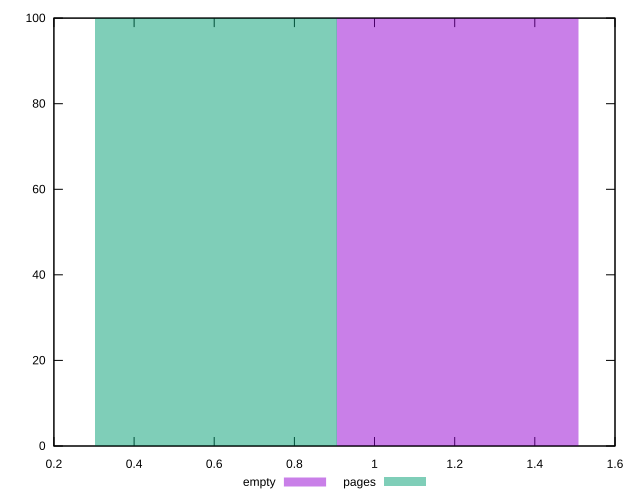

gnuplot code for this plot:
reset
set terminal svg size 640, 500 enhanced background rgb 'white'
set output "reprap/meta/score/comparison/histogram/0_vs_1.svg"

$empty <<EOF
1.2070211542546676 100
EOF

$pages <<EOF
0.6035105771273338 100
EOF

set key outside below
set boxwidth 0.6035105771273338
set yrange [0:100]
set style fill transparent solid 0.5 noborder

plot \
  $empty title "empty" with boxes, \
  $pages title "pages" with boxes, \


reset
